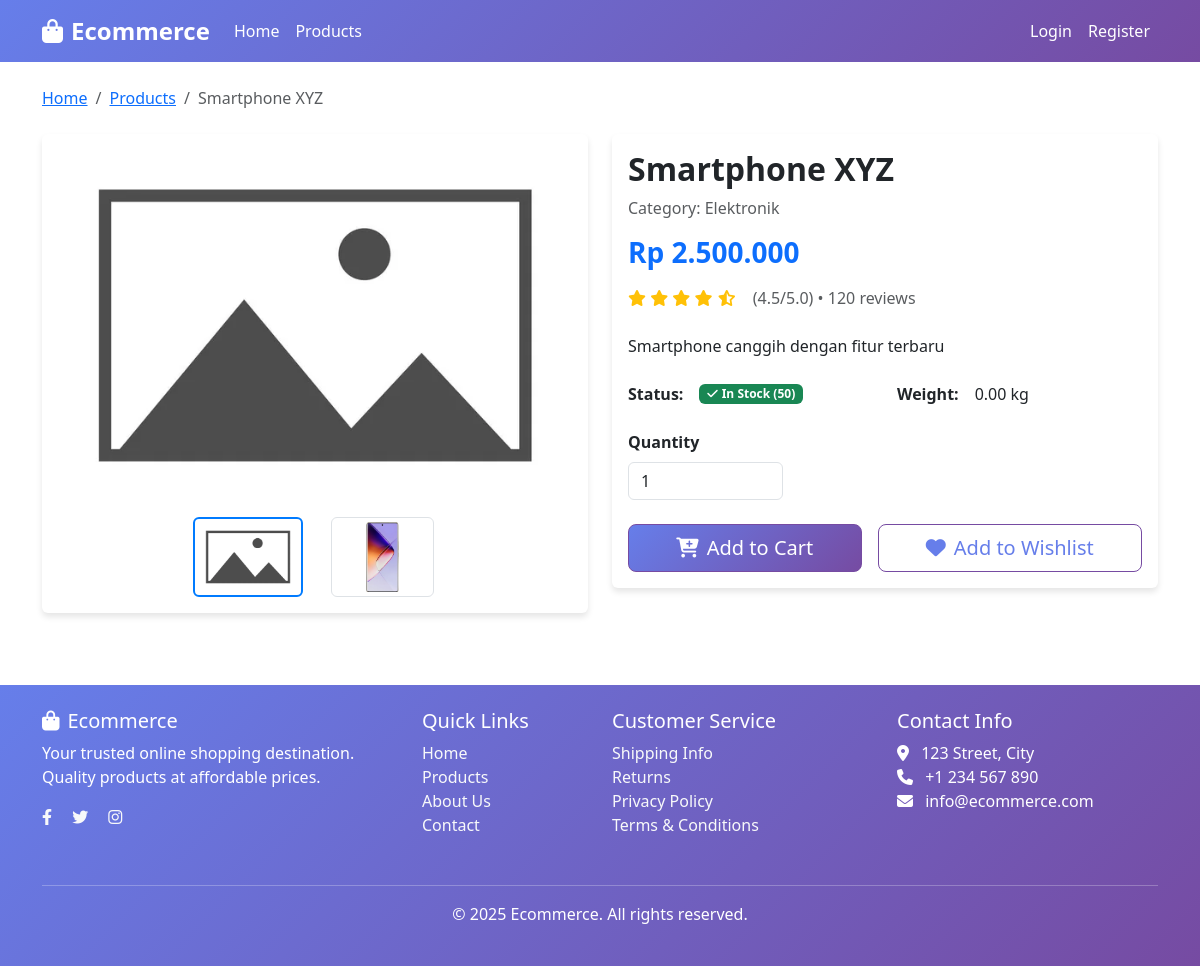
Page /home/product/1 on the committed database.
### tables this page shows
CREATE TABLE `products` (
  `product_id` int NOT NULL,
  `product_name` varchar(255) NOT NULL,
  `description` text,
  `price` decimal(10,2) NOT NULL,
  `stock` int NOT NULL DEFAULT '0',
  `weight` decimal(8,2) DEFAULT '0.00',
  `category_id` int NOT NULL,
  `is_active` tinyint(1) DEFAULT '1',
  `created_at` timestamp NULL DEFAULT CURRENT_TIMESTAMP,
  `updated_at` timestamp NULL DEFAULT CURRENT_TIMESTAMP ON UPDATE CURRENT_TIMESTAMP
);

CREATE TABLE `product_images` (
  `image_id` int NOT NULL,
  `product_id` int NOT NULL,
  `image_url` varchar(255) NOT NULL,
  `is_primary` tinyint(1) DEFAULT '0',
  `created_at` timestamp NULL DEFAULT CURRENT_TIMESTAMP
);

CREATE TABLE `categories` (
  `category_id` int NOT NULL,
  `category_name` varchar(100) NOT NULL,
  `description` text,
  `created_at` timestamp NULL DEFAULT CURRENT_TIMESTAMP
);

### application/controllers/Home.php (called while the page is built, shortened)
<?php
class Home extends CI_Controller
{
    public function __construct()
    {
        $this->load->model('Product_model');
        $this->load->model('Category_model');
        $this->load->model('Cart_model');
        $this->load->model('Product_image_model');
    }
    public function product($product_id)
    {
        $data['product'] = $this->Product_model->get_product_by_id($product_id);
        $data['title'] = $data['product']->product_name . ' - Ecommerce';
        $data['images'] = $this->Product_image_model->get_images_by_product($product_id);
        $data['related_products'] = $this->Product_model->get_products_by_category($data['product']->category_id, 4);
        $this->load->view('templates/header', $data);
        $this->load->view('home/product_detail', $data);
        $this->load->view('templates/footer');
    }
}
?>

### index.php (called while the page is built, shortened)
<?php
require_once BASEPATH.'core/CodeIgniter.php';

### application/models/Product_model.php (called while the page is built, shortened)
<?php
class Product_model extends CI_Model
{
    public function get_product_by_id($product_id)
    {
        $this->db->select('p.*, c.category_name');
        $this->db->from('products p');
        $this->db->join('categories c', 'p.category_id = c.category_id');
        $this->db->where('p.product_id', $product_id);
        return $this->db->get()->row();
    }
    public function get_products_by_category($category_id, $limit = null, $offset = null)
    {
        $this->db->select('p.*, c.category_name');
        $this->db->from('products p');
        $this->db->join('categories c', 'p.category_id = c.category_id');
        $this->db->where('p.category_id', $category_id);
        $this->db->where('p.is_active', 1);
        if ($limit) {
            $this->db->limit($limit, $offset);
        }
        $this->db->order_by('p.created_at', 'DESC');
        return $this->db->get()->result();
    }
}
?>

### application/models/Product_image_model.php (called while the page is built, shortened)
<?php
class Product_image_model extends CI_Model
{
    public function get_images_by_product($product_id)
    {
        $this->db->where('product_id', $product_id);
        $this->db->order_by('is_primary', 'DESC');
        return $this->db->get('product_images')->result();
    }
    public function get_primary_image($product_id)
    {
        $this->db->where('product_id', $product_id);
        $this->db->where('is_primary', 1);
        return $this->db->get('product_images')->row();
    }
}
?>

### application/views/home/product_detail.php (the view, shortened to what this page needs)
<nav aria-label="breadcrumb" class="mb-4">
    <ol class="breadcrumb">
        <li class="breadcrumb-item"><a href="<?php echo site_url('home'); ?>">Home</a></li>
        <li class="breadcrumb-item"><a href="<?php echo site_url('home/products'); ?>">Products</a></li>
        <li class="breadcrumb-item active"><?php echo $product->product_name; ?></li>
    </ol>
</nav>
<div class="row">
    <div class="col-lg-6 mb-4">
        <div class="card">
            <div class="card-body text-center">
                <?php
                $images = $this->Product_image_model->get_images_by_product($product->product_id);
                $primary_image = $this->Product_image_model->get_primary_image($product->product_id);
                $main_image_url = $primary_image ? base_url($primary_image->image_url) : base_url('assets/images/placeholder.jpg');
                ?>
                <img src="<?php echo $main_image_url; ?>" class="img-fluid rounded main-product-image"
                    alt="<?php echo $product->product_name; ?>"
                    onerror="this.src='<?php echo base_url('assets/images/placeholder.jpg'); ?>'"
                    style="max-height: 400px; object-fit: cover;">
                <?php if (!empty($images)): ?>
                    <div class="row mt-3 justify-content-center">
                        <?php foreach ($images as $index => $image): ?>
                            <div class="col-3">
                                <img src="<?php echo base_url($image->image_url); ?>"
                                    class="img-thumbnail thumbnail-image <?php echo $image->is_primary ? 'active' : ''; ?>"
                                    alt="Thumbnail <?php echo $index + 1; ?>"
                                    onerror="this.src='<?php echo base_url('assets/images/placeholder.jpg'); ?>'"
                                    data-main-image="<?php echo base_url($image->image_url); ?>"
                                    style="cursor: pointer; height: 80px; object-fit: cover;">
                            </div>
                        <?php endforeach; ?>
                    </div>
                <?php endif; ?>
            </div>
        </div>
    </div>
    <div class="col-lg-6">
        <div class="card">
            <div class="card-body">
                <h1 class="h2 fw-bold"><?php echo $product->product_name; ?></h1>
                <p class="text-muted">Category: <?php echo $product->category_name; ?></p>
                <div class="mb-3">
                    <span class="h3 text-primary fw-bold">Rp
                        <?php echo number_format($product->price, 0, ',', '.'); ?></span>
                </div>
                <div class="mb-4">
                    <div class="d-flex align-items-center mb-2">
                        <div class="ratings me-3">
                            <i class="fas fa-star text-warning"></i>
                            <i class="fas fa-star text-warning"></i>
                            <i class="fas fa-star text-warning"></i>
                            <i class="fas fa-star text-warning"></i>
                            <i class="fas fa-star-half-alt text-warning"></i>
                        </div>
                        <span class="text-muted">(4.5/5.0) • 120 reviews</span>
                    </div>
                </div>
                <p class="mb-4"><?php echo $product->description; ?></p>
                <div class="row mb-4">
                    <div class="col-md-6">
                        <div class="d-flex align-items-center">
                            <strong class="me-3">Status:</strong>
                            <?php if ($product->stock > 0): ?>
                                <span class="badge bg-success">
                                    <i class="fas fa-check me-1"></i>In Stock (<?php echo $product->stock; ?>)
                                </span>
                            <?php else: ?>
                                <span class="badge bg-danger">
                                    <i class="fas fa-times me-1"></i>Out of Stock
                                </span>
                            <?php endif; ?>
                        </div>
                    </div>
                    <div class="col-md-6">
                        <div class="d-flex align-items-center">
                            <strong class="me-3">Weight:</strong>
                            <span><?php echo $product->weight; ?> kg</span>
                        </div>
                    </div>
                </div>
                <?php if ($product->stock > 0): ?>
                    <div class="row mb-4">
                        <div class="col-md-4">
                            <label for="quantity" class="form-label fw-bold">Quantity</label>
                            <input type="number" class="form-control" id="quantity" value="1" min="1"
                                max="<?php echo $product->stock; ?>">
                        </div>
                    </div>
                    <div class="d-grid gap-2 d-md-flex">
                        <button class="btn btn-primary btn-lg flex-fill me-md-2 add-to-cart"
                            data-product-id="<?php echo $product->product_id; ?>">
                            <i class="fas fa-cart-plus me-2"></i>Add to Cart
                        </button>
                        <button class="btn btn-outline-danger btn-lg flex-fill add-to-wishlist"
                            data-product-id="<?php echo $product->product_id; ?>">
                            <i class="fas fa-heart me-2"></i>Add to Wishlist
                        </button>
                    </div>
                <?php else: ?>
                    <button class="btn btn-secondary btn-lg w-100" disabled>
                        <i class="fas fa-times me-2"></i>Out of Stock
                    </button>
                <?php endif; ?>
            </div>
        </div>
    </div>
</div>

### application/views/templates/header.php (style rules this page uses)
:root { --primary-color: linear-gradient(135deg, #667eea 0%, #764ba2 100%); --text-color: #667eea; --border-color: #764ba2; }
.btn { color: var(--text-color); border: 1px solid var(--border-color); }
.btn-primary { background: var(--primary-color); color: white; }
.card { transition: transform 0.3s ease; border: none; box-shadow: 0 4px 6px rgba(0, 0, 0, 0.1); }

### application/views/home/product_detail.php (style rules this page uses)
.thumbnail-image.active { border: 2px solid #007bff; }

### rows in the picture
products: product_name "Smartphone XYZ", category.category_name "Elektronik", price "2.500.000", description "Smartphone canggih dengan fitur terbaru", stock "50", weight "0.00"
product_images: shows a picture
product_images: image_url (picture)
